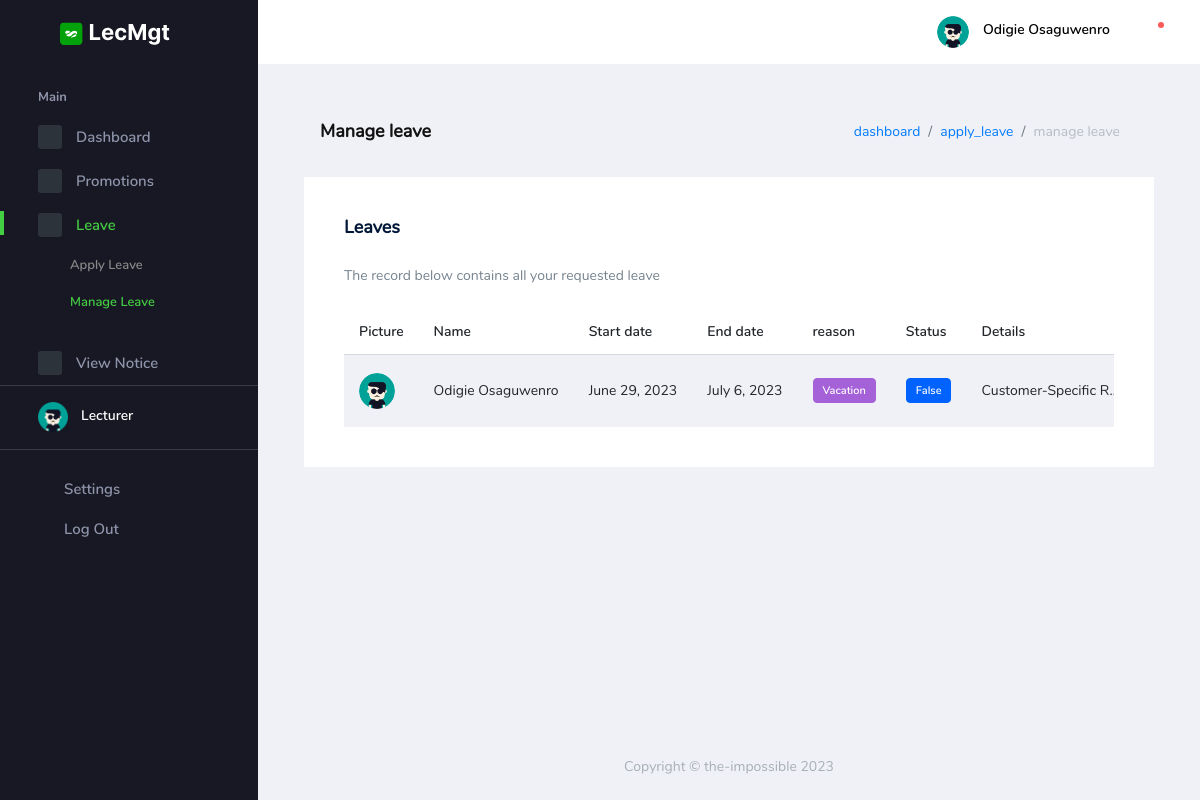
Before: /auth/manage_leaves (signed in) with the older database file.
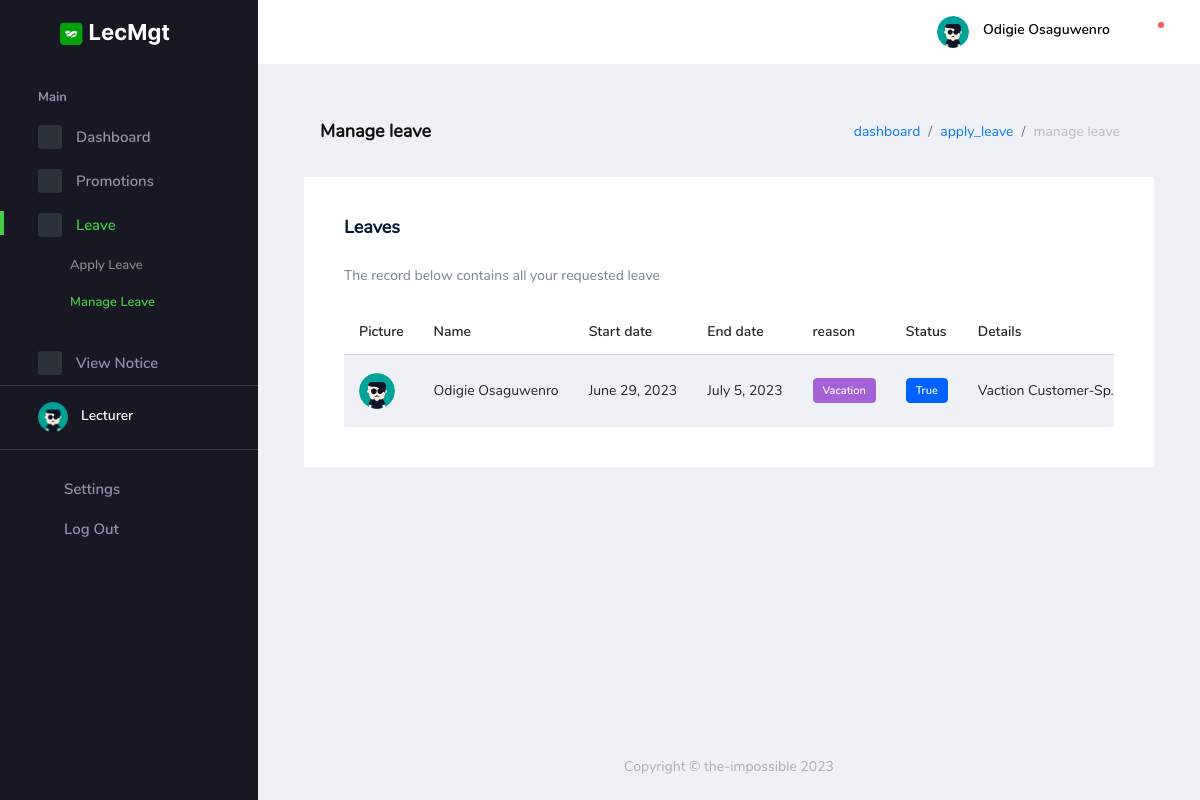
After: the same page with the newer database file.
### lecMgt_auth/models.py (models this page shows, shortened)
class Leave(models.Model):
    leave_id = models.UUIDField(
        default=uuid.uuid4, primary_key=True, unique=True, editable=False)
    user = models.ForeignKey(
        User, on_delete=models.CASCADE, blank=True, null=True)
    start_date = models.DateField(null=True)
    end_date = models.DateField(null=True)
    details = models.TextField(blank=True, null=True)
    reason = models.ForeignKey(
        Reasons, on_delete=models.CASCADE, blank=True, null=True)
    dept_approval = models.BooleanField(default=False)
    created = models.DateTimeField(
        verbose_name='date_created', auto_now_add=True)
    class Meta:
        db_table = 'Leave'
        verbose_name_plural = 'Leave'

class User(AbstractBaseUser, PermissionsMixin):
    user_id = models.UUIDField(
        default=uuid.uuid4, primary_key=True, unique=True, editable=False)
    email = models.CharField(max_length=100, db_index=True,
                             unique=True, verbose_name='email address', blank=True)
    name = models.CharField(
        max_length=100, db_index=True, blank=True, null=True)
    pics = models.ImageField(
        default='img/user.png', upload_to='uploads/', null=True)
    department = models.ForeignKey(
        Department, on_delete=models.CASCADE, blank=True, null=True,)
    date_joined = models.DateTimeField(
        verbose_name='date_joined', auto_now_add=True)
    last_login = models.DateTimeField(
        verbose_name='last_login', auto_now=True, null=True)
    is_active = models.BooleanField(default=True)
    is_staff = models.BooleanField(default=False)
    is_dept = models.BooleanField(default=False)
    is_central = models.BooleanField(default=False)
    is_dean = models.BooleanField(default=False)
    is_hod = models.BooleanField(default=False)
    is_superuser = models.BooleanField(default=False)
    USERNAME_FIELD = 'email'
    REQUIRED_FIELDS = ['name',]
    objects = UserManager()
    class Meta:
        db_table = 'Users'
        verbose_name_plural = 'Users'

class Reasons(models.Model):
    reason_id = models.UUIDField(
        default=uuid.uuid4, primary_key=True, unique=True, editable=False)
    reason_title = models.CharField(max_length=50, unique=True)
    def __str__(self):
        return self.reason_title
    class Meta:
        db_table = 'Reasons'
        verbose_name_plural = 'Reasons'

### lecMgt_auth/views.py (the view, shortened to what this page needs)
# urls.py: path('manage_leaves', ManageLeaves.as_view(), name="manage_leaves"),
class ManageLeaves(LoginRequiredMixin, ListView):
    template_name = 'backend/auth/leave/manage_leave.html'
    def get_queryset(self):
        return Leave.objects.all().order_by('-created')

### Templates/backend/auth/leave/manage_leave.html (shortened to what this page needs)
{% extends 'base.html' %}
{% load crispy_forms_tags %}
{% load static %}
{% block head %}{% include 'partials/auth_head.html' %}{% endblock head %}
{% block body %}
    <div class="container-scroller">
    {% block nav %}{% include 'partials/auth_nav.html' %}{% endblock nav %}
      <div class="container-fluid page-body-wrapper">
        {% include 'partials/auth_sidebar.html' %}
        <div class="main-panel">
          <div class="content-wrapper">
            <div class="page-header">
              <h3 class="page-title"> Manage leave </h3>
              <nav aria-label="breadcrumb">
                <ol class="breadcrumb">
                  <li class="breadcrumb-item"><a href="{% url 'auth:dashboard' %}">dashboard</a></li>
                  {% if not request.user.is_dept %}
                  <li class="breadcrumb-item"><a href="{% url 'auth:apply_leave' %}">apply_leave</a></li>
                  {% endif %}
                  <li class="breadcrumb-item active" aria-current="page">manage leave</li>
                </ol>
              </nav>
            </div>
            <div class="row">
              <div class="col-lg-12 grid-margin stretch-card">
                <div class="card">
                  <div class="card-body">
                    <h4 class="card-title">Leaves</h4>
                    <p class="card-description"> The record below contains all your requested leave </p>
                    <table class="table table-striped table-hover table-responsive">
                      <thead>
                        <tr>
                          <th> Picture </th>
                          <th> Name </th>
                          <th> Start date</th>
                          <th> End date</th>
                          <th> reason </th>
                          <th> Status </th>
                          <th> Details </th>
                        </tr>
                      </thead>
                      <tbody>
                        {% for object in object_list %}
                        <tr>
                          <td class="py-1">
                            <a  {% if not request.user.is_dept %} href="{% url 'auth:edit_leave' object.pk %}"
                            {% endif %}>
                              <img src="{{ object.user.pics.url }}" width="60" alt="image" />
                            </a>
                          </td>
                          <td> {{ object.user.name}} </td>
                          <td> {{ object.start_date}} </td>
                          <td> {{ object.end_date}} </td>
                          <td>
                            <label class="badge badge-info">
                              {{ object.reason}}
                            </label>
                          </td>
                          <td>
                            <label class="badge badge-primary">
                              {{ object.dept_approval}}
                            </label>
                          </td>
                          <td>
                            <a style="cursor: pointer;" data-toggle="modal" data-target="#detailsModal{{forloop.counter}}">
                              {{ object.details|truncatechars:20 }}
                            </a>
                          </td>
                        </tr>
                        {% endfor %}
                      </tbody>
                    </table>
                  </div>
                </div>
              </div>
            </div>
          </div>
          {% block footer %}{% include 'partials/auth_footer.html' %}{% endblock footer %}
        </div>
      </div>
    </div>
  {% endblock %}

Changed rows visible on the page:
changed Leave "Odigie Osaguwenro": end_date "July 6, 2023" → "July 5, 2023"; dept_approval "False" → "True"; details "Customer-Specific…" → "Vaction…"
